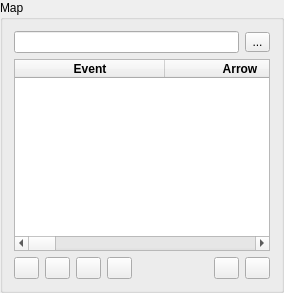
     <widget class="QGroupBox" name="EditGroup">
      <property name="title">
       <string>Map</string>
      </property>
      <property name="flat">
       <bool>false</bool>
      </property>
      <layout class="QVBoxLayout" name="verticalLayout">
       <item>
        <layout class="QHBoxLayout" name="horizontalLayout_3">
         <item>
          <widget class="QLineEdit" name="UiFilePath">
           <property name="readOnly">
            <bool>false</bool>
           </property>
          </widget>
         </item>
         <item>
          <widget class="QToolButton" name="SelectUIBtn">
           <property name="minimumSize">
            <size>
             <width>25</width>
             <height>20</height>
            </size>
           </property>
           <property name="maximumSize">
            <size>
             <width>25</width>
             <height>20</height>
            </size>
           </property>
           <property name="text">
            <string>...</string>
           </property>
          </widget>
         </item>
        </layout>
       </item>
       <item>
        <widget class="UpQTableWidget" name="EventMapTable">
         <property name="minimumSize">
          <size>
           <width>0</width>
           <height>0</height>
          </size>
         </property>
         <property name="font">
          <font>
           <weight>75</weight>
           <bold>true</bold>
          </font>
         </property>
         <property name="mouseTracking">
          <bool>false</bool>
         </property>
         <property name="acceptDrops">
          <bool>true</bool>
         </property>
         <property name="lineWidth">
          <number>1</number>
         </property>
         <property name="midLineWidth">
          <number>1</number>
         </property>
         <property name="editTriggers">
          <set>QAbstractItemView::NoEditTriggers</set>
         </property>
         <property name="showDropIndicator" stdset="0">
          <bool>true</bool>
         </property>
         <property name="dragEnabled">
          <bool>true</bool>
         </property>
         <property name="dragDropOverwriteMode">
          <bool>true</bool>
         </property>
         <property name="dragDropMode">
          <enum>QAbstractItemView::DragDrop</enum>
         </property>
         <property name="gridStyle">
          <enum>Qt::DotLine</enum>
         </property>
         <property name="sortingEnabled">
          <bool>false</bool>
         </property>
         <attribute name="horizontalHeaderDefaultSectionSize">
          <number>150</number>
         </attribute>
         <column>
          <property name="text">
           <string>Event</string>
          </property>
         </column>
         <column>
          <property name="text">
           <string>Arrow</string>
          </property>
         </column>
         <column>
          <property name="text">
           <string>Floor</string>
          </property>
         </column>
         <column>
          <property name="text">
           <string>Function</string>
          </property>
         </column>
         <column>
          <property name="text">
           <string>Desktop</string>
          </property>
         </column>
         <column>
          <property name="text">
           <string>Video</string>
          </property>
         </column>
         <column>
          <property name="text">
           <string>Audio</string>
          </property>
         </column>
         <column>
          <property name="text">
           <string>Image</string>
          </property>
         </column>
         <column>
          <property name="text">
           <string>Text</string>
          </property>
         </column>
         <column>
          <property name="text">
           <string>Logo</string>
          </property>
         </column>
         <column>
          <property name="text">
           <string>NamePlate</string>
          </property>
         </column>
         <column>
          <property name="text">
           <string>Weather</string>
          </property>
         </column>
        </widget>
       </item>
       <item>
        <layout class="QHBoxLayout" name="horizontalLayout">
         <item>
          <widget class="QPushButton" name="BtnAddRow_Schadule">
           <property name="maximumSize">
            <size>
             <width>25</width>
             <height>25</height>
            </size>
           </property>
           <property name="text">
            <string/>
           </property>
           <property name="icon">
            <iconset>
             <normaloff>:/Menu/rc/Menu/plus.png</normaloff>:/Menu/rc/Menu/plus.png</iconset>
           </property>
          </widget>
         </item>
         <item>
          <widget class="QPushButton" name="BtnDelRow_Schadule">
           <property name="maximumSize">
            <size>
             <width>25</width>
             <height>25</height>
            </size>
           </property>
           <property name="text">
            <string/>
           </property>
           <property name="icon">
            <iconset>
             <normaloff>:/Menu/rc/Menu/minus.png</normaloff>:/Menu/rc/Menu/minus.png</iconset>
           </property>
          </widget>
         </item>
         <item>
          <widget class="QPushButton" name="BtnAscending_Schadule">
           <property name="maximumSize">
            <size>
             <width>25</width>
             <height>25</height>
            </size>
           </property>
           <property name="text">
            <string/>
           </property>
           <property name="icon">
            <iconset>
             <normaloff>:/Menu/rc/Menu/up.png</normaloff>:/Menu/rc/Menu/up.png</iconset>
           </property>
          </widget>
         </item>
         <item>
          <widget class="QPushButton" name="BtnDescendingOrder_Schadule">
           <property name="maximumSize">
            <size>
             <width>25</width>
             <height>25</height>
            </size>
           </property>
           <property name="text">
            <string/>
           </property>
           <property name="icon">
            <iconset>
             <normaloff>:/Menu/rc/Menu/down.png</normaloff>:/Menu/rc/Menu/down.png</iconset>
           </property>
          </widget>
         </item>
         <item>
          <spacer name="horizontalSpacer_3">
           <property name="orientation">
            <enum>Qt::Horizontal</enum>
           </property>
           <property name="sizeHint" stdset="0">
            <size>
             <width>40</width>
             <height>20</height>
            </size>
           </property>
          </spacer>
         </item>
         <item>
          <widget class="QPushButton" name="BtnRefresh_Schadule">
           <property name="maximumSize">
            <size>
             <width>25</width>
             <height>25</height>
            </size>
           </property>
           <property name="text">
            <string/>
           </property>
           <property name="icon">
            <iconset>
             <normaloff>:/Menu/rc/Menu/refresh.png</normaloff>:/Menu/rc/Menu/refresh.png</iconset>
           </property>
          </widget>
         </item>
         <item>
          <widget class="QPushButton" name="BtnSave_Schadule">
           <property name="maximumSize">
            <size>
             <width>25</width>
             <height>25</height>
            </size>
           </property>
           <property name="text">
            <string/>
           </property>
           <property name="icon">
            <iconset>
             <normaloff>:/Menu/rc/Menu/save.png</normaloff>:/Menu/rc/Menu/save.png</iconset>
           </property>
          </widget>
         </item>
        </layout>
       </item>
      </layout>
     </widget>
